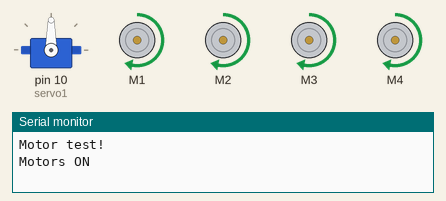
Simulated run of this sketch. Board: Arduino Uno, built with avr-gcc and run on an emulated ATmega328P. Parts: servo, 4 × DC motor (green arrow = forward, orange = backward, longer = faster), the last lines printed to the serial monitor.

Above: at 0.05 s.
At 2.2 s:
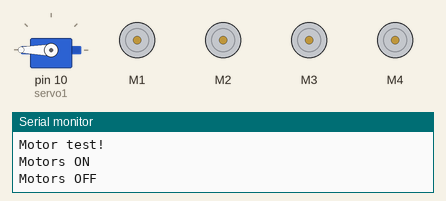
At 4.4 s:
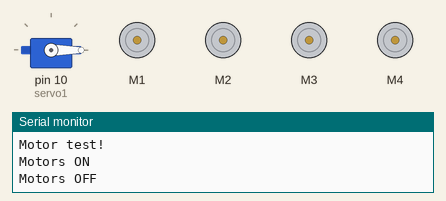
At 14.4 s:
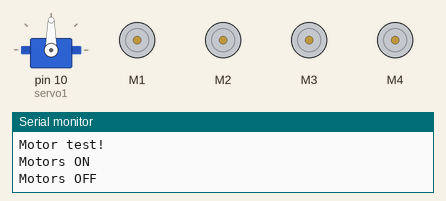
Timing chart, 0 to 18.7 s (numbered marks = the images above):
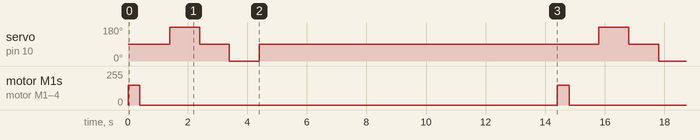

Measured:
- by itself, servo on pin 10 (servo1): repeats every 14.4 s: 90° 1.0 s, 0° 1.0 s, 90° 11.4 s, 180° 1.0 s
- by itself, motor M1–4: alternates forward 150/255 for 0.40 s and stopped for 14.0 s

The sketch:

RobotMove.ino
```cpp
#include <AFMotor.h>
#include <Servo.h>


AF_DCMotor motor(1);// DC motor on M1
AF_DCMotor motor2(2);// DC motor on M2
AF_DCMotor motor3(3);// DC motor on M3
AF_DCMotor motor4(4);// DC motor on M4

Servo servo1; // Servo motor on servo port 1

void setup() {
  Serial.begin(9600);           // set up Serial library at 9600 bps

  Serial.println("Motor test!");//prints data to serial port

  servo1.attach(10);

}
void loop() {
  //Move robot forward - trying for 4 inches at a time.
  motor.run(FORWARD);
  motor.setSpeed(150);
  motor2.run(FORWARD);
  motor2.setSpeed(150);
  motor3.run(FORWARD);
  motor3.setSpeed(150);
  motor4.run(FORWARD);
  motor4.setSpeed(150);

  Serial.println("Motors ON"); // confirms Motors are on
  delay(400); // running time needed to go 4inches.
//turn motors off
  motor.run(RELEASE);
  motor2.run(RELEASE);
  motor3.run(RELEASE);
  motor4.run(RELEASE);
Serial.println("Motors OFF"); // confirms Motors are off.
servo1.write(90);
delay (1000);
servo1.write(180);
delay (1000);
servo1.write(90);
delay(1000);
servo1.write(0);
delay(1000);
servo1.write(90);
  /*for (int i=90; i<180; i++) {
    servo1.write(i);
    delay(1000);
 }
 delay(1000);
 for (int i=180; i>90; i--) {
    servo1.write(i);
    delay(50);
 }
 delay(1000);
 for (int i=90; i>0; i--) {
    servo1.write(i);
    delay(50);
 }

  for (int i=0; i<90; i++) {
    servo1.write(i);
    delay(50);
 }

*/

  delay(10000); // delay while cameras rotate
}
```
